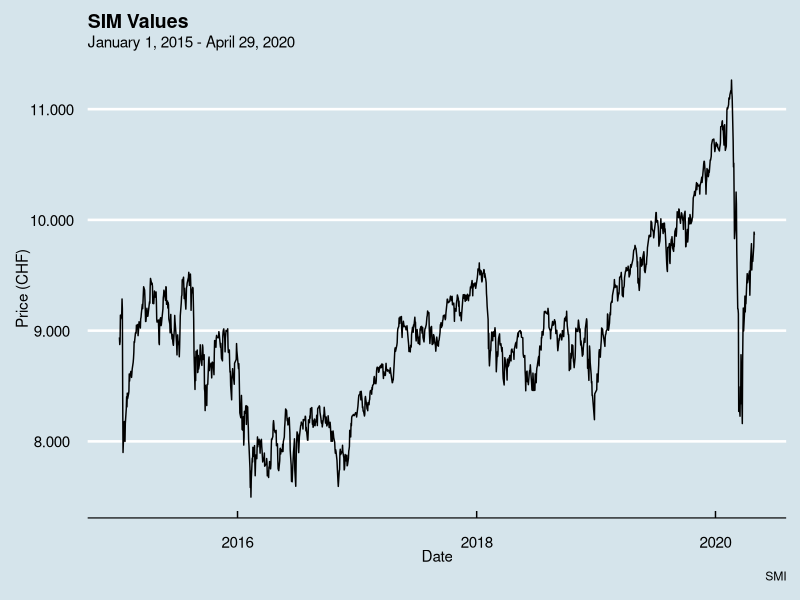
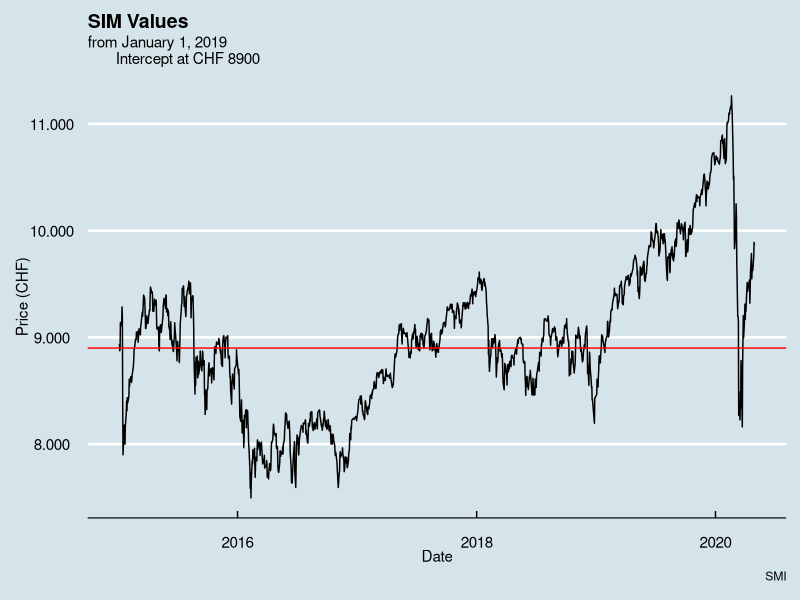
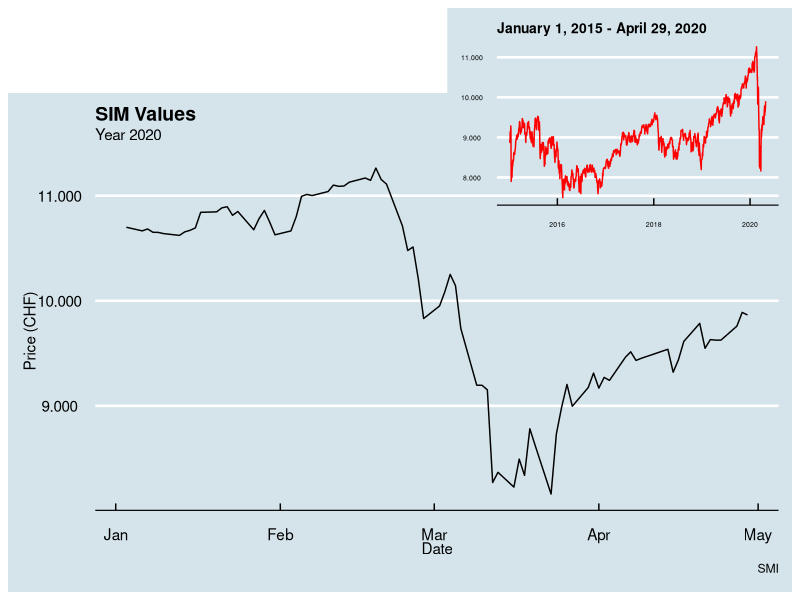

Generate these figures, in order, with R:
## ---- chunk 1

# Librairies

library(readr)
library(dplyr)
library(tidyverse)
library(ggplot2)
library(lubridate)
library(ggthemes)

# Importing file
data_smi <- read_csv("Data/data_smi.csv")

data_smi <- data_smi %>% 
  mutate (date = dmy(date)) %>% 
  arrange(date)

## ---- chunk 2

data_smi_extr_2015_2019 <- data_smi %>% 
  filter(date >= as.Date("2015-01-01") & date <= as.Date("2020-04-29"))

g1 <- ggplot(
  data = data_smi_extr_2015_2019,
  mapping = aes(x = date,
    y = price)
) +
  geom_line()+
  labs(title = "SIM Values",
       subtitle = "January 1, 2015 - April 29, 2020",
       x = "Date",
       y = "Price (CHF)",
       caption = "SMI")+
  theme_economist()+
  theme(plot.title = element_text(size = 14,vjust = 1.5))+
  scale_y_continuous(labels=function(x) format(x, big.mark = ".", decimal.mark = ",", scientific = FALSE))

g1


## ---- chunk 3

g2 <- ggplot(data = data_smi_extr_2015_2019,mapping = aes(x = date,y = price)) +
  geom_line()+
  geom_hline(yintercept = 8900,colour = "red")+
  labs(title = "SIM Values",
       subtitle = "from January 1, 2019
       Intercept at CHF 8900",
       x="Date",
       y = "Price (CHF)",
       caption = "SMI")+
  theme_economist()+
  theme(plot.title = element_text(size = 14,vjust = 1.5))+
  scale_y_continuous(labels=function(x) format(x, big.mark = ".", decimal.mark = ",", scientific = FALSE))

g2

## ---- chunk 4

library (patchwork)

data_smi_extr_2020 <- data_smi %>% 
  filter(date >= as.Date("2020-01-01") & date <= as.Date("2020-04-29"))

g3 <- ggplot(
  data = data_smi_extr_2020,
  mapping = aes(x = date,
    y = price)
) +
  geom_line()+
  labs(title = "SIM Values",
       subtitle = "Year 2020",
       x = "Date",
       y = "Price (CHF)",
       caption = "SMI")+
  theme_economist()+
  theme(plot.title = element_text(size = 14,vjust = 1.5))+
  scale_y_continuous(labels=function(x) format(x, big.mark = ".", decimal.mark = ",", scientific = FALSE))

g1_bis <- ggplot(
  data = data_smi_extr_2015_2019,
  mapping = aes(x = date,
    y = price)) +
  geom_line(color = "red")+
  labs(title = "January 1, 2015 - April 29, 2020")+
  theme_economist()+
  theme(plot.title = element_text(size = 12,vjust = 1.5))+
  theme(axis.text.x = element_text(size = 5))+
  theme(axis.text.y = element_text(size = 5))+
  theme(axis.title.x = element_blank())+
  theme(axis.title.y = element_blank())+
  theme(plot.title = element_text(size = 10))+
  scale_y_continuous(labels=function(x) format(x, big.mark = ".", decimal.mark = ",", scientific = FALSE))

layout <- c(
  area(
    t = 2, 
    l = 0,
    b = 7,
    r = 9
  ),
  area(
    t = 0,
    l = 6,
    b = 2,
    r = 9
  )
)

g3 + g1_bis +
  plot_layout(design = layout)

